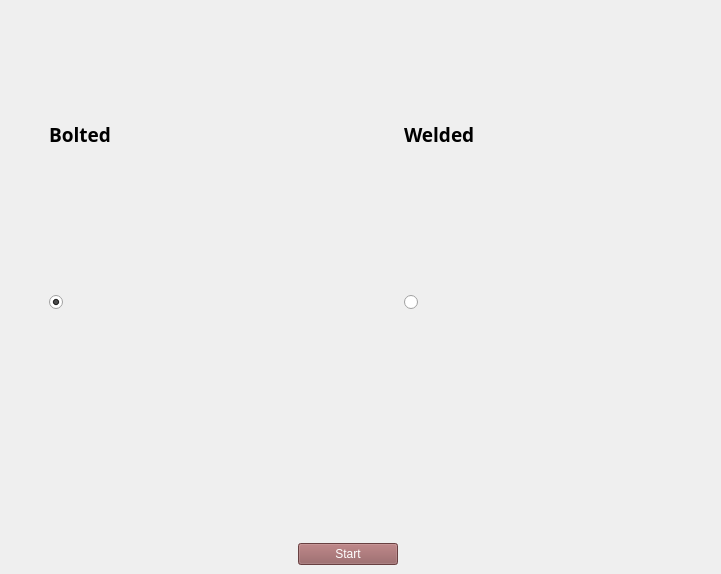
      <widget class="QWidget" name="Tension">
       <property name="enabled">
        <bool>true</bool>
       </property>
       <property name="styleSheet">
        <string notr="true"/>
       </property>
       <widget class="QWidget" name="layoutWidget">
        <property name="geometry">
         <rect>
          <x>-8</x>
          <y>0</y>
          <width>712</width>
          <height>565</height>
         </rect>
        </property>
        <layout class="QGridLayout" name="gridLayout_5">
         <item row="2" column="2" rowspan="2">
          <spacer name="horizontalSpacer_20">
           <property name="orientation">
            <enum>Qt::Horizontal</enum>
           </property>
           <property name="sizeType">
            <enum>QSizePolicy::Fixed</enum>
           </property>
           <property name="sizeHint" stdset="0">
            <size>
             <width>100</width>
             <height>208</height>
            </size>
           </property>
          </spacer>
         </item>
         <item row="0" column="0" rowspan="6">
          <spacer name="horizontalSpacer_16">
           <property name="orientation">
            <enum>Qt::Horizontal</enum>
           </property>
           <property name="sizeHint" stdset="0">
            <size>
             <width>50</width>
             <height>528</height>
            </size>
           </property>
          </spacer>
         </item>
         <item row="5" column="1" colspan="3">
          <spacer name="horizontalSpacer_19">
           <property name="orientation">
            <enum>Qt::Horizontal</enum>
           </property>
           <property name="sizeHint" stdset="0">
            <size>
             <width>598</width>
             <height>100</height>
            </size>
           </property>
          </spacer>
         </item>
         <item row="0" column="4" rowspan="6">
          <spacer name="horizontalSpacer_17">
           <property name="orientation">
            <enum>Qt::Horizontal</enum>
           </property>
           <property name="sizeHint" stdset="0">
            <size>
             <width>50</width>
             <height>528</height>
            </size>
           </property>
          </spacer>
         </item>
         <item row="0" column="1" colspan="3">
          <spacer name="horizontalSpacer_18">
           <property name="orientation">
            <enum>Qt::Horizontal</enum>
           </property>
           <property name="sizeHint" stdset="0">
            <size>
             <width>598</width>
             <height>100</height>
            </size>
           </property>
          </spacer>
         </item>
         <item row="6" column="2">
          <widget class="QPushButton" name="Tension_Start">
           <property name="enabled">
            <bool>true</bool>
           </property>
           <property name="styleSheet">
            <string notr="true">QPushButton::hover
{
   background-color: #d97f7f;
   color:#000000 ;
}

QPushButton
{
background-color: #925a5b;
color:#ffffff;
}</string>
           </property>
           <property name="text">
            <string>Start</string>
           </property>
          </widget>
         </item>
         <item row="1" column="1">
          <widget class="QLabel" name="label_6">
           <property name="font">
            <font>
             <family>Abyssinica SIL</family>
             <pointsize>14</pointsize>
             <weight>75</weight>
             <bold>true</bold>
            </font>
           </property>
           <property name="text">
            <string>Bolted</string>
           </property>
           <property name="textFormat">
            <enum>Qt::PlainText</enum>
           </property>
           <property name="scaledContents">
            <bool>false</bool>
           </property>
           <property name="alignment">
            <set>Qt::AlignLeading|Qt::AlignLeft|Qt::AlignVCenter</set>
           </property>
          </widget>
         </item>
         <item row="1" column="3">
          <widget class="QLabel" name="label_7">
           <property name="font">
            <font>
             <family>Abyssinica SIL</family>
             <pointsize>14</pointsize>
             <weight>75</weight>
             <bold>true</bold>
            </font>
           </property>
           <property name="text">
            <string>Welded</string>
           </property>
           <property name="alignment">
            <set>Qt::AlignLeading|Qt::AlignLeft|Qt::AlignVCenter</set>
           </property>
           <property name="wordWrap">
            <bool>false</bool>
           </property>
          </widget>
         </item>
         <item row="2" column="1" rowspan="3">
          <widget class="QRadioButton" name="rdbtn_bolted">
           <property name="enabled">
            <bool>true</bool>
           </property>
           <property name="sizePolicy">
            <sizepolicy hsizetype="Ignored" vsizetype="Ignored">
             <horstretch>0</horstretch>
             <verstretch>0</verstretch>
            </sizepolicy>
           </property>
           <property name="contextMenuPolicy">
            <enum>Qt::ActionsContextMenu</enum>
           </property>
           <property name="autoFillBackground">
            <bool>true</bool>
           </property>
           <property name="text">
            <string/>
           </property>
           <property name="icon">
            <iconset>
             <normaloff>:/newPrefix/images/beam_column_endplate.png</normaloff>:/newPrefix/images/beam_column_endplate.png</iconset>
           </property>
           <property name="iconSize">
            <size>
             <width>350</width>
             <height>350</height>
            </size>
           </property>
           <property name="checked">
            <bool>true</bool>
           </property>
          </widget>
         </item>
         <item row="2" column="3" rowspan="3">
          <widget class="QRadioButton" name="rdbtn_welded">
           <property name="enabled">
            <bool>true</bool>
           </property>
           <property name="sizePolicy">
            <sizepolicy hsizetype="Ignored" vsizetype="Ignored">
             <horstretch>0</horstretch>
             <verstretch>0</verstretch>
            </sizepolicy>
           </property>
           <property name="text">
            <string/>
           </property>
           <property name="icon">
            <iconset>
             <normaloff>:/newPrefix/images/finplate.png</normaloff>
             <disabledoff>:/newPrefix/images/finplate.png</disabledoff>:/newPrefix/images/finplate.png</iconset>
           </property>
           <property name="iconSize">
            <size>
             <width>350</width>
             <height>350</height>
            </size>
           </property>
           <property name="checked">
            <bool>false</bool>
           </property>
          </widget>
         </item>
        </layout>
       </widget>
      </widget>
